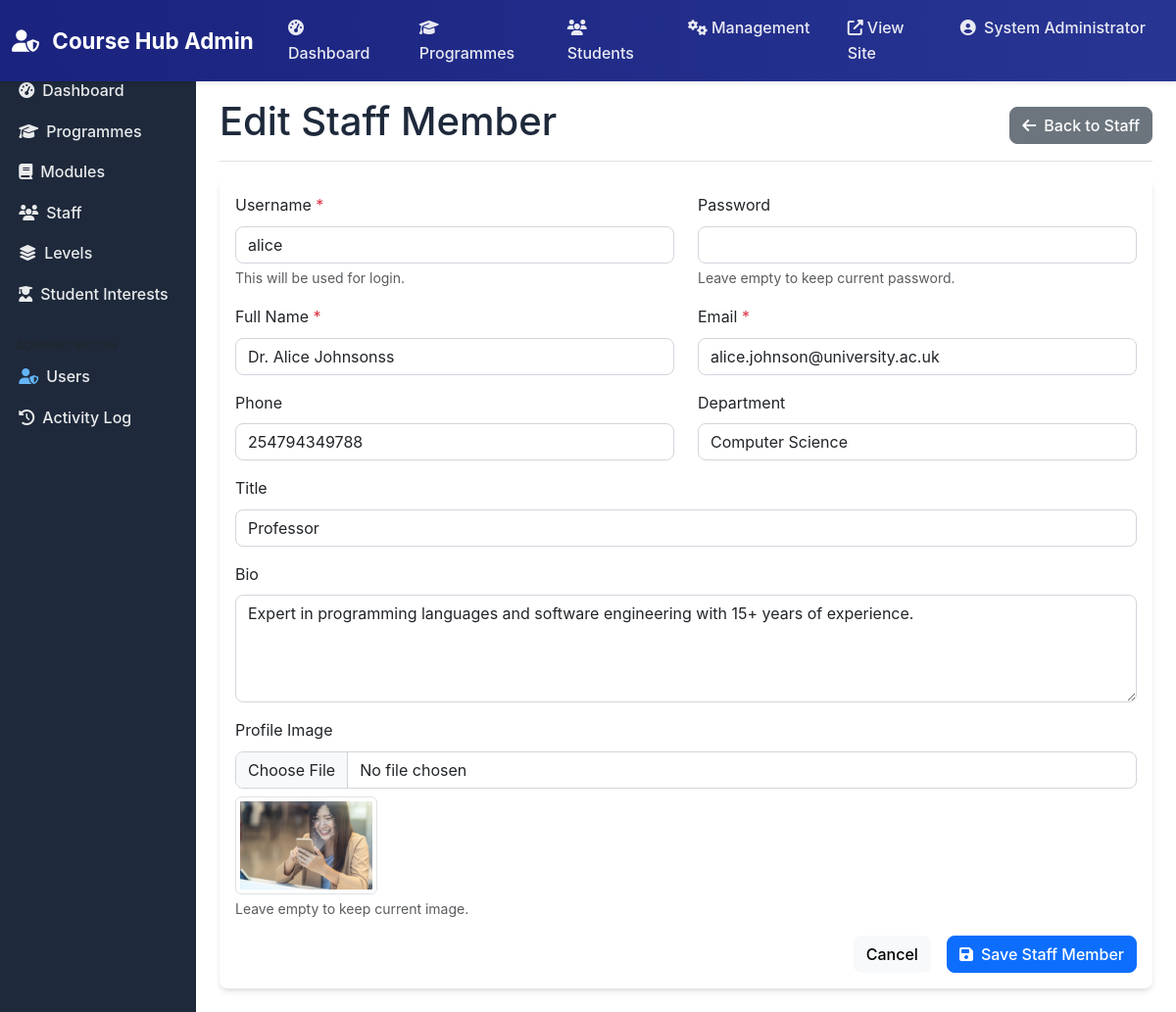
Screenshot of /admin/staff_form.php?id=1 (signed in) with the database file from the repository.
### tables this page shows
CREATE TABLE `staff` (
  `StaffID` int(11) NOT NULL,
  `Username` varchar(100) NOT NULL,
  `PasswordHash` varchar(255) NOT NULL,
  `Name` varchar(200) NOT NULL,
  `Email` varchar(255) NOT NULL,
  `Phone` varchar(20) DEFAULT NULL,
  `Department` varchar(100) DEFAULT NULL,
  `Title` varchar(100) DEFAULT NULL,
  `Bio` text DEFAULT NULL,
  `ProfileImage` varchar(255) DEFAULT NULL,
  `IsActive` tinyint(1) DEFAULT 1,
  `CreatedAt` timestamp NOT NULL DEFAULT current_timestamp()
);

### config/config.php (called while the page is built, shortened)
<?php
require_once BASE_PATH . '/classes/Programme.php';
require_once BASE_PATH . '/classes/Staff.php';
$database = new Database();
$db = $database->getConnection();
$staff = new Staff($db);
?>

### classes/Staff.php (called while the page is built, shortened)
<?php
class Staff {
    private $db;
    public function __construct($database) {
        $this->db = $database;
    }
    public function getStaffById($staffId) {
        try {
            $stmt = $this->db->prepare("
                SELECT StaffID, Username, Name, Email, Phone, Department, Title, Bio,
                       ProfileImage, IsActive, CreatedAt
                FROM Staff
                WHERE StaffID = ?
            ");
            $stmt->execute([$staffId]);
            return $stmt->fetch();
        } catch (Exception $e) {
            error_log("Get staff by ID error: " . $e->getMessage());
            return null;
        }
    }
}
?>

### admin/staff_form.php (the view, shortened to what this page needs)
<?php
require_once '../config/config.php';
$staffId = isset($_GET['id']) ? (int)$_GET['id'] : 0;
$isEditing = $staffId > 0;
$staffData = null;
if ($isEditing) {
    $staffData = $staff->getStaffById($staffId);
}
?>
<!DOCTYPE html>
<html lang="en">
<head>
    <link href="https://cdn.jsdelivr.net/npm/bootstrap@5.3.0/dist/css/bootstrap.min.css" rel="stylesheet">
    <link href="https://cdnjs.cloudflare.com/ajax/libs/font-awesome/6.4.0/css/all.min.css" rel="stylesheet">
    <link href="../assets/css/style.css" rel="stylesheet">
</head>
<body class="admin-body">
    <?php include 'includes/admin_nav.php'; ?>
    <div class="container-fluid">
        <div class="row">
            <?php include 'includes/admin_sidebar.php'; ?>
            <main class="col-md-9 ms-sm-auto col-lg-10 px-md-4 py-4">
                <div class="d-flex justify-content-between flex-wrap flex-md-nowrap align-items-center pb-2 mb-3 border-bottom">
                    <h1><?php echo $isEditing ? 'Edit' : 'Add'; ?> Staff Member</h1>
                    <div class="btn-toolbar mb-2 mb-md-0">
                        <a href="staff.php" class="btn btn-secondary">
                            <i class="fas fa-arrow-left me-2"></i>Back to Staff
                        </a>
                    </div>
                </div>
                <div class="card">
                    <div class="card-body">
                        <form action="<?php echo $_SERVER['PHP_SELF'] . ($isEditing ? "?id=$staffId" : ''); ?>"
                              method="POST"
                              enctype="multipart/form-data"
                              class="needs-validation"
                              novalidate>
                            <div class="row mb-3">
                                <div class="col-md-6">
                                    <label class="form-label">Username <span class="text-danger">*</span></label>
                                    <input type="text"
                                           class="form-control"
                                           name="username"
                                           value="<?php echo htmlspecialchars($staffData['Username'] ?? ''); ?>"
                                           required>
                                    <div class="form-text">This will be used for login.</div>
                                </div>
                                <div class="col-md-6">
                                    <label class="form-label">
                                        Password
                                    </label>
                                    <input type="password"
                                           class="form-control"
                                           name="password"
                                           <?php echo $isEditing ? '' : 'required'; ?>>
                                    <?php if ($isEditing): ?>
                                        <div class="form-text">Leave empty to keep current password.</div>
                                    <?php endif; ?>
                                </div>
                            </div>
                            <div class="row mb-3">
                                <div class="col-md-6">
                                    <label class="form-label">Full Name <span class="text-danger">*</span></label>
                                    <input type="text"
                                           class="form-control"
                                           name="name"
                                           value="<?php echo htmlspecialchars($staffData['Name'] ?? ''); ?>"
                                           required>
                                </div>
                                <div class="col-md-6">
                                    <label class="form-label">Email <span class="text-danger">*</span></label>
                                    <input type="email"
                                           class="form-control"
                                           name="email"
                                           value="<?php echo htmlspecialchars($staffData['Email'] ?? ''); ?>"
                                           required>
                                </div>
                            </div>
                            <div class="row mb-3">
                                <div class="col-md-6">
                                    <label class="form-label">Phone</label>
                                    <input type="tel"
                                           class="form-control"
                                           name="phone"
                                           value="<?php echo htmlspecialchars($staffData['Phone'] ?? ''); ?>">
                                </div>
                                <div class="col-md-6">
                                    <label class="form-label">Department</label>
                                    <input type="text"
                                           class="form-control"
                                           name="department"
                                           value="<?php echo htmlspecialchars($staffData['Department'] ?? ''); ?>">
                                </div>
                            </div>
                            <div class="mb-3">
                                <label class="form-label">Title</label>
                                <input type="text"
                                       class="form-control"
                                       name="title"
                                       value="<?php echo htmlspecialchars($staffData['Title'] ?? ''); ?>">
                            </div>
                            <div class="mb-3">
                                <label class="form-label">Bio</label>
                                <textarea class="form-control"
                                         name="bio"
                                         rows="4"><?php echo htmlspecialchars($staffData['Bio'] ?? ''); ?></textarea>
                            </div>
                            <div class="mb-3">
                                <label class="form-label">Profile Image</label>
                                <input type="file"
                                       class="form-control"
                                       name="profile_image"
                                       accept="image/*">
                                <?php if ($isEditing && $staffData['ProfileImage']): ?>
                                    <div class="mt-2">
                                        <img src="../<?php echo htmlspecialchars($staffData['ProfileImage']); ?>"
                                             alt="Current profile image"
                                             class="img-thumbnail"
                                             style="max-height: 100px;">
                                        <div class="form-text">Leave empty to keep current image.</div>
                                    </div>
                                <?php endif; ?>
                            </div>
                            <div class="d-grid gap-2 d-md-flex justify-content-md-end">
                                <a href="staff.php" class="btn btn-light me-md-2">Cancel</a>
                                <button type="submit" class="btn btn-primary">
                                    <i class="fas fa-save me-2"></i>Save Staff Member
                                </button>
                            </div>
                        </form>
                    </div>
                </div>
            </main>
        </div>
    </div>
</body>
</html>

### assets/css/style.css (style rules this page uses)
:root { --primary-color: #020d23; --secondary-color: #64748b; --success-color: #059669; --info-color: #0891b2; --warning-color: #d97706; --danger-color: #dc2626; --light-color: #f8fafc; --dark-color: #1e293b; --muted-color: #6b7280; --border-radius: 8px; --box-shadow: 0 4px 6px -1px rgba(0, 0, 0, 0.1), 0 2px 4px -1px rgba(0, 0, 0, 0.06); --box-shadow-lg: 0 20px 25px -5px rgba(0, 0, 0, 0.1), 0 10px 10px -5px rgba(0, 0, 0, 0.04); --transition: all 0.3s ease; }
body { font-family: 'Inter', -apple-system, BlinkMacSystemFont, 'Segoe UI', Roboto, sans-serif; line-height: 1.6; color: var(--dark-color); }
.btn { border-radius: var(--border-radius); font-weight: 500; transition: var(--transition); }
.card { border-radius: var(--border-radius); border: none; box-shadow: var(--box-shadow); transition: var(--transition); }
.form-control, .form-select { border-radius: var(--border-radius); border: 1px solid #d1d5db; transition: var(--transition); }

### rows the page displays
staff: username "alice", name "Dr. Alice Johnsonss", email "alice.johnson@university.ac.uk", phone "254794349788", department "Computer Science", title "Professor", bio "Expert in programming languages and software engineering with 15+ years of experience.", ProfileImage (picture)

### other values shown
SITE_NAME "Course Hub"
$_SESSION['user_name'] "System Administrator"
